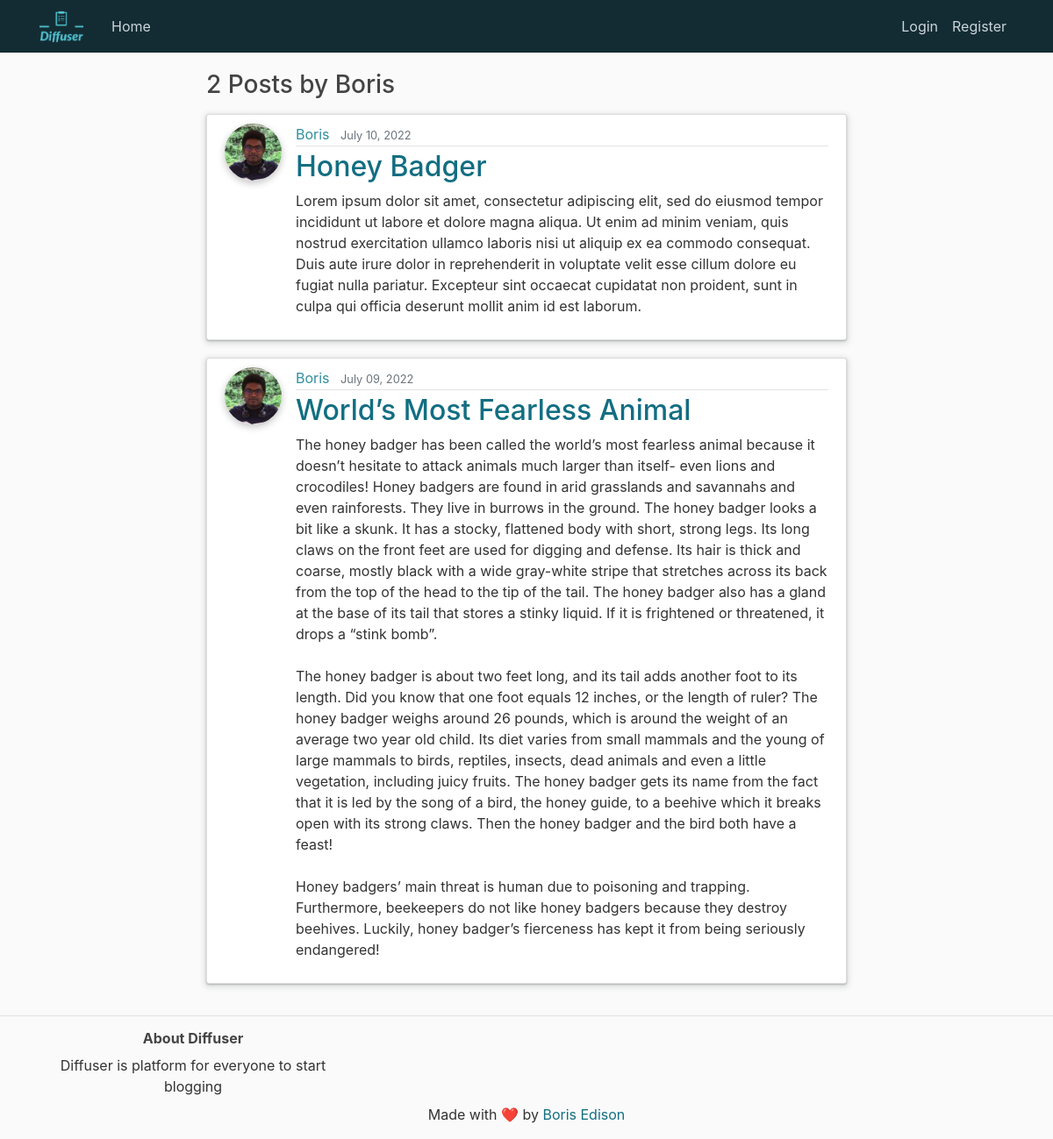
/user/Boris, run on the app's committed database.
### blog/models.py (models this page shows, shortened)
class Post(models.Model):
    title = models.CharField(max_length=100)
    content = models.TextField()
    date_posted = models.DateTimeField(default = timezone.now)
    author = models.ForeignKey(User, on_delete = models.CASCADE)

### users/models.py (models this page shows, shortened)
class Profile(models.Model):
    user = models.OneToOneField(User, on_delete=models.CASCADE)
    image = models.ImageField(default='default.jpg', upload_to='profile_pics')

### blog/views.py (the view)
# urls.py: path('user/<str:username>',UserPostListView.as_view(), name = 'user-posts'),
class UserPostListView(ListView):
    model = Post
    template_name = 'blog/user_posts.html'    # <app>/<model>_<viewtype>.html
    context_object_name = 'posts'
    ordering = ['-date_posted']
    paginate_by = 10
    def get_queryset(self):
        user = get_object_or_404(User, username=self.kwargs.get('username'))
        return Post.objects.filter(author=user).order_by('-date_posted')

### blog/templates/blog/user_posts.html (shortened to what this page needs)
{% extends "blog/base.html" %}
{% block latestContent %}
<div class="tab-pane fade show active" id="latest" role="tabpanel" aria-labelledby="v-pills-latest-tab">
    <h3 class="mb-3">{{page_obj.paginator.count}} Posts by {{view.kwargs.username}} </h3>
    {% for post in posts %}
    <article class="media content-section">
      <img class="rounded-circle article-img" src="{{post.author.profile.image.url}}">
        <div class="media-body">
          <div class="article-metadata">
            <a class="mr-2" style="color: #2F8F9D !important;" href="{% url 'user-posts' post.author.username %}">{{ post.author }}</a>
            <small class="text-muted">{{ post.date_posted|date:"F d, Y" }}</small>
          </div>
          <h2><a class="article-title" href="{% url 'post-detail' post.id %}">{{ post.title }}</a></h2>
          <p class="article-content">{{ post.content }}</p>
        </div>
    </article>
    {% endfor %}
  </div>
{% endblock %}

### blog/static/blog/styles.css (style rules this page uses)
body { background: #fafafa; color: #333333; margin-top: 5rem; }
h1, h2, h3, h4, h5, h6 { color: #444444; }
.content-section { background: #ffffff; padding: 10px 20px; border: 1px solid #dddddd; border-radius: 3px; margin-bottom: 20px; box-shadow: rgba(60, 64, 67, 0.3) 0px 1px 2px 0px, rgba(60, 64, 67, 0.15) 0px 2px 6px 2px; }
.article-title { color: #126E82; }
.article-content { white-space: pre-line; }
.article-img { height: 65px; width: 65px; margin-right: 16px; box-shadow: rgba(0, 0, 0, 0.24) 0px 3px 8px !important; }
.article-metadata { padding-bottom: 1px; margin-bottom: 4px; border-bottom: 1px solid #e3e3e3 }

### data on the page
Post: author.profile.image (picture), author "Boris", date_posted "July 10, 2022", title "Honey Badger", content "Lorem ipsum dolor sit amet, consectetur adipiscing elit, sed do eiusmod tempor incididunt ut labore et dolore magna aliqua. Ut enim ad minim veniam, quis nostrud exercitation ullamco laboris nisi ut aliquip ex ea commodo consequat. Duis aute irure dolor in reprehenderit in voluptate velit esse cillum dolore eu fugiat nulla pariatur. Excepteur sint occaecat cupidatat non proident, sunt in culpa qui officia deserunt mollit anim id est laborum."
Post: author.profile.image (picture), author "Boris", date_posted "July 09, 2022", title "World’s Most Fearless Animal", content "The honey badger has been called the world’s most fearless animal because it doesn’t hesitate to attack animals much larger than itself- even lions and crocodiles! Honey badgers are found in arid grasslands and savannahs and even rainforests. They live in burrows in the ground. The honey badger looks a bit like a skunk. It has a stocky, flattened body with short, strong legs. Its long claws on the front feet are used for digging and defense. Its hair is thick and coarse, mostly black with a wide gray-white stripe that stretches across its back from the top of the head to the tip of the tail. The honey badger also has a gland at the base of its tail that stores a stinky liquid. If it is…"

### other printed values
{{ page_obj.paginator.count }} "2"
{{ view.kwargs.username }} "Boris"
